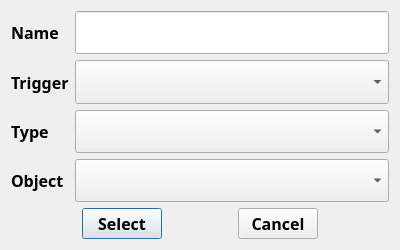
<?xml version="1.0" encoding="UTF-8"?>
<ui version="4.0">
 <class>EventSelectWIdget</class>
 <widget class="QDialog" name="EventSelectWIdget">
  <property name="geometry">
   <rect>
    <x>0</x>
    <y>0</y>
    <width>400</width>
    <height>250</height>
   </rect>
  </property>
  <property name="minimumSize">
   <size>
    <width>400</width>
    <height>250</height>
   </size>
  </property>
  <property name="font">
   <font>
    <family>Arial Black</family>
    <pointsize>9</pointsize>
    <weight>75</weight>
    <bold>true</bold>
   </font>
  </property>
  <property name="windowTitle">
   <string>EventSelect</string>
  </property>
  <layout class="QVBoxLayout" name="verticalLayout">
   <item>
    <layout class="QGridLayout" name="gridLayout">
     <item row="0" column="0">
      <widget class="QLabel" name="namelab">
       <property name="font">
        <font>
         <family>Arial Black</family>
         <pointsize>12</pointsize>
         <weight>75</weight>
         <bold>true</bold>
        </font>
       </property>
       <property name="text">
        <string>Name</string>
       </property>
      </widget>
     </item>
     <item row="0" column="1">
      <widget class="QLineEdit" name="nameEdit">
       <property name="sizePolicy">
        <sizepolicy hsizetype="Expanding" vsizetype="Preferred">
         <horstretch>0</horstretch>
         <verstretch>0</verstretch>
        </sizepolicy>
       </property>
       <property name="minimumSize">
        <size>
         <width>0</width>
         <height>35</height>
        </size>
       </property>
       <property name="font">
        <font>
         <family>Arial Black</family>
         <pointsize>12</pointsize>
         <weight>75</weight>
         <bold>true</bold>
        </font>
       </property>
      </widget>
     </item>
     <item row="1" column="0">
      <widget class="QLabel" name="triggerlab">
       <property name="font">
        <font>
         <family>Arial Black</family>
         <pointsize>12</pointsize>
         <weight>75</weight>
         <bold>true</bold>
        </font>
       </property>
       <property name="text">
        <string>Trigger</string>
       </property>
      </widget>
     </item>
     <item row="1" column="1">
      <widget class="QComboBox" name="triggercomb">
       <property name="sizePolicy">
        <sizepolicy hsizetype="Expanding" vsizetype="Preferred">
         <horstretch>0</horstretch>
         <verstretch>0</verstretch>
        </sizepolicy>
       </property>
       <property name="minimumSize">
        <size>
         <width>0</width>
         <height>30</height>
        </size>
       </property>
       <property name="font">
        <font>
         <family>Arial Black</family>
         <pointsize>12</pointsize>
         <weight>75</weight>
         <bold>true</bold>
        </font>
       </property>
      </widget>
     </item>
     <item row="2" column="0">
      <widget class="QLabel" name="typelab">
       <property name="font">
        <font>
         <family>Arial Black</family>
         <pointsize>12</pointsize>
         <weight>75</weight>
         <bold>true</bold>
        </font>
       </property>
       <property name="text">
        <string>Type</string>
       </property>
      </widget>
     </item>
     <item row="2" column="1">
      <widget class="QComboBox" name="typecomb">
       <property name="sizePolicy">
        <sizepolicy hsizetype="Expanding" vsizetype="Preferred">
         <horstretch>0</horstretch>
         <verstretch>0</verstretch>
        </sizepolicy>
       </property>
       <property name="minimumSize">
        <size>
         <width>0</width>
         <height>35</height>
        </size>
       </property>
       <property name="font">
        <font>
         <family>Arial Black</family>
         <pointsize>12</pointsize>
         <weight>75</weight>
         <bold>true</bold>
        </font>
       </property>
      </widget>
     </item>
     <item row="3" column="0">
      <widget class="QLabel" name="objectlab">
       <property name="font">
        <font>
         <family>Arial Black</family>
         <pointsize>12</pointsize>
         <weight>75</weight>
         <bold>true</bold>
        </font>
       </property>
       <property name="text">
        <string>Object</string>
       </property>
      </widget>
     </item>
     <item row="3" column="1">
      <widget class="QComboBox" name="objectcomb">
       <property name="sizePolicy">
        <sizepolicy hsizetype="Expanding" vsizetype="Preferred">
         <horstretch>0</horstretch>
         <verstretch>0</verstretch>
        </sizepolicy>
       </property>
       <property name="minimumSize">
        <size>
         <width>0</width>
         <height>35</height>
        </size>
       </property>
       <property name="font">
        <font>
         <family>Arial Black</family>
         <pointsize>12</pointsize>
         <weight>75</weight>
         <bold>true</bold>
        </font>
       </property>
      </widget>
     </item>
    </layout>
   </item>
   <item>
    <layout class="QHBoxLayout" name="horizontalLayout">
     <item>
      <spacer name="horizontalSpacer">
       <property name="orientation">
        <enum>Qt::Horizontal</enum>
       </property>
       <property name="sizeHint" stdset="0">
        <size>
         <width>40</width>
         <height>20</height>
        </size>
       </property>
      </spacer>
     </item>
     <item>
      <widget class="QPushButton" name="selectbtn">
       <property name="minimumSize">
        <size>
         <width>0</width>
         <height>30</height>
        </size>
       </property>
       <property name="font">
        <font>
         <family>Arial Black</family>
         <pointsize>12</pointsize>
         <weight>75</weight>
         <bold>true</bold>
        </font>
       </property>
       <property name="text">
        <string>Select</string>
       </property>
      </widget>
     </item>
     <item>
      <spacer name="horizontalSpacer_2">
       <property name="orientation">
        <enum>Qt::Horizontal</enum>
       </property>
       <property name="sizeHint" stdset="0">
        <size>
         <width>40</width>
         <height>20</height>
        </size>
       </property>
      </spacer>
     </item>
     <item>
      <widget class="QPushButton" name="cancelbtn">
       <property name="minimumSize">
        <size>
         <width>0</width>
         <height>30</height>
        </size>
       </property>
       <property name="font">
        <font>
         <family>Arial Black</family>
         <pointsize>12</pointsize>
         <weight>75</weight>
         <bold>true</bold>
        </font>
       </property>
       <property name="text">
        <string>Cancel</string>
       </property>
      </widget>
     </item>
     <item>
      <spacer name="horizontalSpacer_3">
       <property name="orientation">
        <enum>Qt::Horizontal</enum>
       </property>
       <property name="sizeHint" stdset="0">
        <size>
         <width>40</width>
         <height>20</height>
        </size>
       </property>
      </spacer>
     </item>
    </layout>
   </item>
  </layout>
 </widget>
 <resources/>
 <connections/>
</ui>
